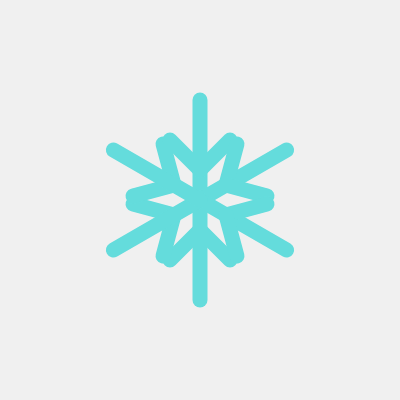
Frame 1 (no input)
Frame 60 (no input): identical to frame 1, image omitted
Frame 120 (the mouse pressed at the canvas centre since frame 60): identical to frame 1, image omitted

The p5.js sketch that drew this single still picture (run headless with seeded random() and noise() and a simulated clock; from frame 60 on, the mouse is pressed at the canvas centre):

// p5.js sketch
// ── sketch.js
let NUM = 6;

function setup() {
  createCanvas(400, 400);
}

function drawSnow01() {
  strokeWeight(15);
  stroke(100, 220, 220);

  translate(width / 2, width / 2);

  for (let i = 0; i < NUM; i++) {
    push();
    rotate(i * TWO_PI / NUM);
    line(0, 0, 0, -100);
    line(0, 30, 30, 60);
    line(0, 30, -30, 60);
    pop();
  }
}

function draw() {
  background(240);

  drawSnow01();
}
